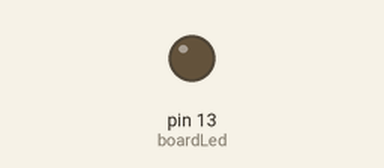
The sketch below on a simulated Arduino Uno, built with avr-gcc and run on an emulated ATmega328P. On the bench: output pins drawn as LEDs (lit = HIGH). Random numbers use the default seed unless the sketch sets one; what the sketch prints to the serial monitor is not drawn.

Above: at 4.2 s.
At 52.7 s:
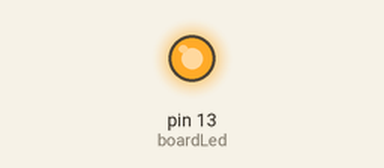
Timing chart, 0 to 54.2 s (numbered marks = the images above):
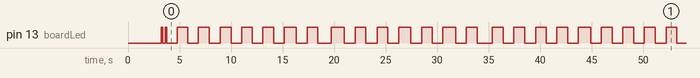

Measured:
- by itself, pin 13 (boardLed): moves between LOW and HIGH, repeating every 38.8 s
- by itself, everything shown: repeats every 38.8 s, in 36 steps

The sketch:

TeensyLerpTest.ino
```cpp
#include <AutoPID.h>
int boardLed = 13;
// Led blinkery stuff
bool loopSwitch = false;

void toggleLED() {
    digitalWriteFast(boardLed, loopSwitch);
    loopSwitch = !loopSwitch;
}

void LEDBlink() {
    // Should Blink Twice per call
    toggleLED();
    delay(250);
    toggleLED();
    delay(125);
    toggleLED();
    delay(250);
    toggleLED();
    delay(125);
}

// Lerping vars
unsigned long lastUpdate;
double target = 0; //0 - 1024
double current = 0;

// FakeUser
long cool = 1;
long time = 1;

void newTrgt() {
    target = random(0, 1024);
}

bool checkTime() {
    if (cool) {
        if (millis() - cool > 1000) {
            cool = 0;
            // time = random(3000, 6000);
            time = random(200, 1000);
        }
        // Serial.print(-100);
    } else if (millis() % time <= 500) {
        cool = millis();
        // Serial.print(1024);
        return true;
    } else {
        // Serial.print(0);
    }
    return false;
}

double lerp(double t, double i, double f, double d) {
    // quad
    t = t / (d * 2);
    if (t < 1) {
        return f / 2 * t * t + i;
    }
    return -f / 2 * ((t - 1) * (t - 3) - 1) + i;

    //circular
    // t = t / (d * 2);
    // if (t < 1) {
    //     return -f / 2 * (sqrt(1 - t * t) - 1) + i;
    // }
    // t = t - 2;
    // return f / 2 * (sqrt(1 - t * t) + 1) + i;

    // quad rev
    // if (t < d / 2) {
    //     return -f / 2 * (pow(t * 2 / d - 1, 4) - 1) + i;
    // }
    // return (f / 2) * pow(((t * 2) - d) / d, 4) + (i + f / 2);
}

//input/output variables passed by reference, so they are updated automatically
AutoPID myPID(&current, &target, &current, 0, 1024, 0.25, 4, 10);

void setup() {
    pinMode(boardLed, OUTPUT);
    Serial.begin(9600);
    delay(3000);
    LEDBlink();
    digitalWriteFast(boardLed, LOW);

    myPID.setBangBang(900);
    myPID.setTimeStep(1);
}

void loop() {
    if (checkTime()) {
        newTrgt();
        toggleLED();
    }
    // myPID.run(); //call every loop, updates automatically at certain time interval
    // Serial.print(",");
    Serial.print(target);
    Serial.print(",");
    Serial.print(current);
    Serial.print(",");
    Serial.print(1024);
    Serial.print(",");
    Serial.print(-100);
    Serial.println();
    // delay(8);
    // current = lerp(10, current, (target - current), 15);
    current = lerp(10, current, (target - current) / 1024, 15);
    // if (Serial.available()) {
    //     int r = Serial.read();
    //     Serial.println(r, DEC);
    // }
}
```
